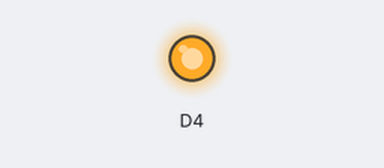
Bench run of a sketch on a simulated ESP8266 (NodeMCU). Parts: output pins drawn as LEDs (lit = HIGH).

Above: at 1.5 s.
At 4.5 s:
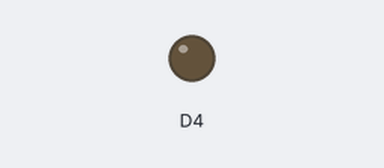
Timing chart, 0 to 7.8 s (numbered marks = the images above):
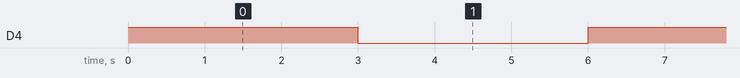

The sketch:

Sketch4_Node_MCU_Led.ino
```cpp
void setup() {
  // put your setup code here, to run once:
  pinMode(D4, OUTPUT);
}

void loop() {
  // put your main code here, to run repeatedly:
  digitalWrite(D4, HIGH);
  delay(3000);
  digitalWrite(D4, LOW);
  delay(3000);
}
```

Measured:
- by itself, D4: alternates HIGH for 3.0 s and LOW for 3.0 s
